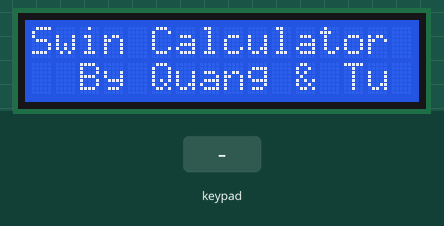
Bench run of a sketch on a simulated Arduino Mega 2560, built with avr-gcc and run on an emulated ATmega2560. On the bench: 16×2 character LCD. The inputs (shaded band) are chosen by the test bench. What the sketch prints to the serial monitor is not drawn.

Above: at 1.0 s.
2.8 s: keypad keys 7 + 5 = pressed 0.4 s apart
At 5.0 s:
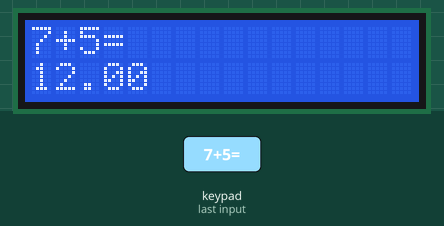
5.9 s: key 'C' pressed
At 7.2 s:
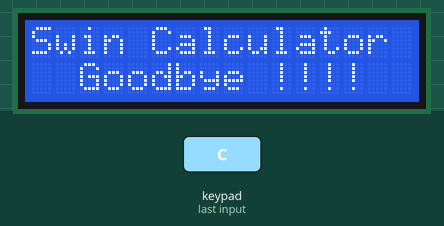
7.6 s: key 'C' pressed
At 7.76 s:
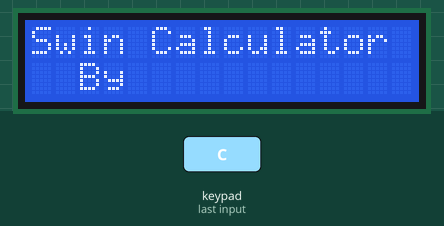
9.4 s: keypad keys 3 0 3 2 3 4 3 6 = pressed 0.4 s apart
At 13.0 s:
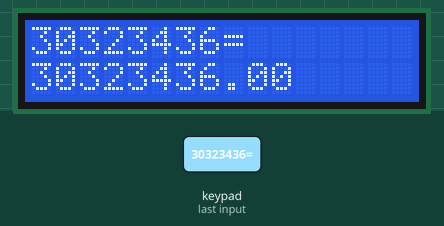
Timing chart, 0 to 14.5 s (numbered marks = the images above; inputs shaded):
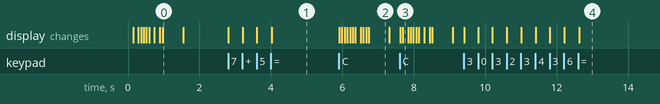

The sketch:

calculator.ino
```cpp
#include <LiquidCrystal.h>
#include <Keypad.h>

LiquidCrystal lcd(12, 11, 10, 9, 8, 7);

const uint8_t ROWS = 4;
const uint8_t COLS = 4;
char keys[ROWS][COLS] = {
  { '1', '2', '3', '+' },
  { '4', '5', '6', '-' },
  { '7', '8', '9', 'x' },
  { 'C', '0', '=', '.' }
};

uint8_t colPins[COLS] = { 30, 32, 34, 36 }; // Pins connected to C1, C2, C3, C4
uint8_t rowPins[ROWS] = { 22, 24, 26, 28 }; // Pins connected to R1, R2, R3, R4

Keypad keypad = Keypad(makeKeymap(keys), rowPins, colPins, ROWS, COLS);

//declare variables
int cursorColumn = 0;
char keyNumbs[10] = {'0', '1', '2', '3', '4', '5', '6', '7', '8', '9'};
float number = 0;

float inputNumbers[20];
int inputLength = 0;

char inputOperators[19];

bool isOn = true;
bool isFloatingMode = false;
int floatNo = 0;

char preKey = ' ';
int AdjacentOperatorsMode = 0;

int minusN = 0;

bool error = false;
String error_msg;

bool finished = false;

uint8_t cursor[8] = {
  0b00000,
  0b00000,
  0b00000,
  0b00000,
  0b00000,
  0b00000,
  0b11111,
  0b00000,
};

void showSplashScreen(String stationary, String moving) {
  lcd.print(stationary);
  lcd.setCursor(2, 1);
  String message = moving;
  for (byte i = 0; i < message.length(); i++) {
    lcd.print(message[i]);
    delay(75);
  }
  delay(500);
}


void setup() {
  Serial.begin(9600);
  lcd.begin(16, 2);

  showSplashScreen("Swin Calculator", "By Quang & Tu");
  lcd.clear();
}

void loop() {
  // put your main code here, to run repeatedly:
  char key = keypad.getKey();
  if (key) {
    if (!finished) {
      lcd.setCursor(cursorColumn, 0);
      lcd.println(key);
      cursorColumn++;

      ProcessInputNumberAndOperator(key);
      preKey = key;

      if (key == '=' && !error) {

        printArray<float>(inputNumbers, inputLength);
        printArray<char>(inputOperators, inputLength - 1);
        for (int i = 0; i < inputLength - 1; i++) {
          if (inputOperators[i] == 'x') {
            MergeTwoElementsByOperator(i, inputOperators[i]);
            RemoveElementInArrayWithIndex<char>(/*array*/inputOperators,/*size*/inputLength,/*removedIindex*/i);
            printArray<float>(inputNumbers, inputLength);
            printArray<char>(inputOperators, inputLength - 1);
            i = 0;
          }
        }

        while (inputLength > 1)  {
          MergeTwoElementsByOperator(0, inputOperators[0]);
          RemoveElementInArrayWithIndex<char>(/*array*/inputOperators,/*size*/inputLength,/*removedIndex*/0);
          printArray(inputNumbers, inputLength);
          printArray(inputOperators, inputLength - 1);
        }

        lcd.setCursor(0, 1);
        lcd.println(inputNumbers[0]);
      }
      else if (key == '=' && error) {
        lcd.setCursor(0, 3);
        lcd.println(error_msg);
      }
    }
    if (key == 'C' && isOn) {
      TurnOffLCD();
    }
    else if (key == 'C' && !isOn) {
      TurnOnLCD();
    }
  }
}
void MergeTwoElementsByOperator(int startIndex, char op) {
  float newElement = ProcessResult(inputNumbers[startIndex], inputNumbers[startIndex + 1], op);
  inputNumbers[startIndex] = newElement;
  RemoveElementInArrayWithIndex(inputNumbers, inputLength, startIndex + 1);
  inputLength--;
}
float ProcessResult(float number1, float number2, char operation) {
  float result = 1;
  switch (operation) {
    case '+':
      result = number1 + number2;
      break;
    case '-':
      result = number1 - number2;
      break;
    case 'x':
      result = number1 * number2;
      break;
    case '/':
      result = number1 / number2;
      break;
    default:
      break;
  }
  return result;
}
void ProcessInputNumberAndOperator(char keyUserInput) {
  ProcessInputNumber(keyUserInput);
  ProcessOperator(keyUserInput);
}
void ProcessInputNumber(char keyUserInput) {
  for (int i = 0; i <= 9; i++) {
    if (keyNumbs[i] == keyUserInput) { //check the input with the key number array
      minusN = 0;
      if (number == 0.0 && !isFloatingMode) { //check whether the number is initialised or not
        number = i;
      }
      else if (isFloatingMode) {
        floatNo++;
        number += i / (pow(10, floatNo));
      }
      else if (number != 0.0 && !isFloatingMode) {
        number = number * 10 + i;
      }
    }
  }
}
void ProcessOperator(char keyUserInput) {
  if ((keyUserInput == '+' || keyUserInput == '-' || keyUserInput == 'x' || keyUserInput == '/')) {
    //Add the new operator to the array;
    inputOperators[inputLength] = keyUserInput;
    if (!isPrekeyOperator()) {
      AddToArray();
      ResetKeyVariables();
    }
    else if (isPrekeyOperator && keyUserInput == '-') {
      minusN++;
      Serial.print("minusN: ");
      Serial.println(minusN);
    }
    changeAdjacentOperatorsMode(keyUserInput);
  }
  else if (keyUserInput == '.' ) {
    if (!isFloatingMode) {
      isFloatingMode = true;
    }
    else {
      error = true;
      error_msg = "SYNTAX ERROR";
    }
  }
  else if (keyUserInput == '=') {
    changeAdjacentOperatorsMode(keyUserInput);
    if (!error) {
      AddToArray();
      ResetKeyVariables();
    }
    finished = true;
  }
}
bool isPrekeyOperator() {
  return (preKey == '+' || preKey == '-' || preKey == 'x' || preKey == '/');
}
void changeAdjacentOperatorsMode(char currKey) {
  if (currKey != '=') {
    if (minusN % 2 == 1) {
      AdjacentOperatorsMode = 1;
    }
    else if (minusN % 2 == 0) {
      AdjacentOperatorsMode = 2;
    }
  }

  //cover syntax error: 1+x2 ...
  if ((currKey == 'x' || currKey == '=') && (preKey == '+' ||  preKey == '-' || preKey == 'x')) {
    AdjacentOperatorsMode = 3;
    error = true;
    error_msg = "SYNTAX ERROR";
  }

  Serial.print("AdjacentOperatorsMode: ");
  Serial.println(AdjacentOperatorsMode);
}
void AddToArray() {
  switch (AdjacentOperatorsMode) {
    case 0: case 2:
      inputNumbers[inputLength] = number;
      break;
    case 1:
      inputNumbers[inputLength] = number * -1;
      break;
    case 3:
      Serial.println("SYNTAX ERROR");
      break;
    default:
      break;
  }
  Serial.print(inputNumbers[inputLength]);
  Serial.println(" is stored to the array");
  inputLength++;
}
void ResetKeyVariables() {
  number = 0;
  isFloatingMode = false;
  floatNo = 0;
  AdjacentOperatorsMode = 0;
}
void ResetAll() {
  ResetKeyVariables();
  error = false;
  lcd.clear();
  cursorColumn = 0;
  ZeroArray(inputNumbers, 20);
  inputLength = 0;
  error_msg = "";
}
void TurnOnLCD() {
  lcd.display();
  lcd.clear();
  showSplashScreen("Swin Calculator", "By Quang & Tu");
  ResetAll();
  finished = false;
  isOn = true;
}
void TurnOffLCD() {
  lcd.clear();
  showSplashScreen("Swin Calculator", "Goodbye !!!!");
  lcd.noDisplay();
  ResetAll();
  isOn = false;
}

template<typename Value>
void RemoveElementInArrayWithIndex (Value arr[], int size, int removedIndex) {
  for (int i = removedIndex; i < inputLength; i++) {
    arr[i] = arr[i + 1];
  }
}
void ZeroArray(float arr[], int size) {
  for (int i = 0; i < size; i++) {
    arr[i] = 0;
  }
}
//use print function for debugging only
template<typename Value>
void printArray(Value arr[], int size) {
  for (int i = 0; i < size; i++) {
    Serial.print(arr[i]);
    Serial.print(" ");
  }
  Serial.println();
}
```

Measured:
- after the input at 2.8 s, the display: first changes at once (image 1 shows a later state)
- after the input at 5.9 s, the display: first changes at once (image 2 shows a later state)
- after the input at 7.6 s, the display: first changes at once (image 3 shows a later state)
- after the input at 9.4 s, the display: first changes at once (image 4 shows a later state)
- what the display in image 0 shows lasts 0.5 s, from 1.0 s to 1.5 s
